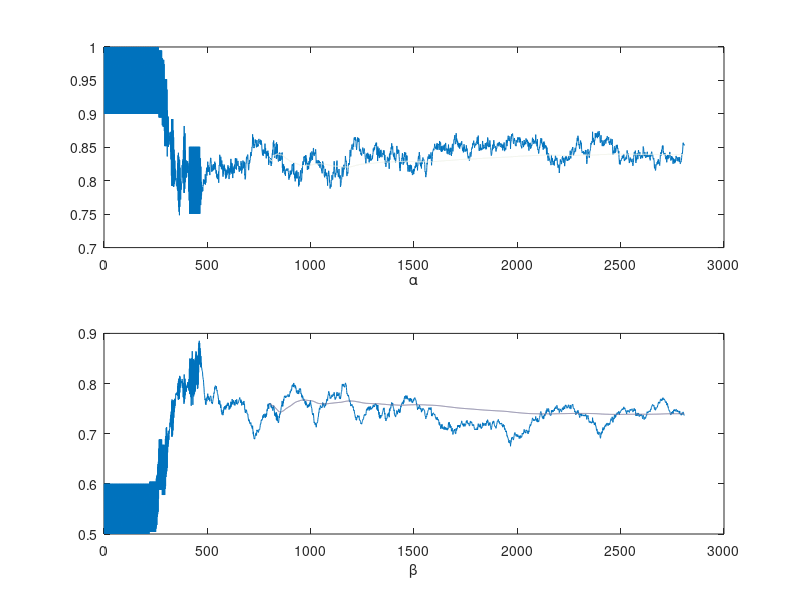

This figure's MATLAB source:
%% Loading dataset.
clear
clc
% Adding plotting paths for myaa
addpath('C:\Users\zigg\Dropbox\Matlab\myaa')
addpath('M:\Dropbox\Matlab\myaa')
addpath('/mn/felt/u9/sigve/Dropbox/Matlab/myaa')
%%
% Importing data
imported_data = importdata('VMC_SGD.dat'); 

thermal = 800;
alpha = imported_data(:,1);
beta = imported_data(:,2);

subplot(2,1,1); 
plot(alpha);
xlabel('\alpha');
hold on

cumAlpha = zeros(length(alpha),1);
for i=1:length(alpha)
   cumAlpha(i) = sum(alpha(thermal:i))/length(alpha(thermal:i));
end

plot(cumAlpha, 'color', [rand rand rand])
hold off
   
subplot(2,1,2);
plot(beta);
xlabel('\beta');

hold on
cumBeta= zeros(length(beta),1);
for i=1:length(beta)
   cumBeta(i) = sum(beta(thermal:i))/length(beta(thermal:i));
end

plot(cumBeta, 'color', [rand rand rand])
hold off
   
a = sum(alpha(thermal:length(alpha)))/length(thermal:length(alpha))
b = sum(beta(thermal:length(beta)))/length(thermal:length(beta))